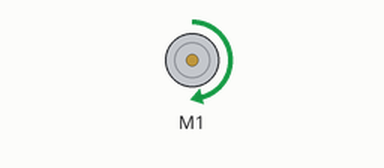
Recording of a sketch running on a simulated Arduino Uno, built with avr-gcc and run on an emulated ATmega328P. Parts: DC motor (green arrow = forward, orange = backward, longer = faster).

Above: at 0.05 s.
At 0.15 s:
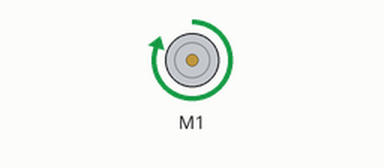
At 0.25 s:
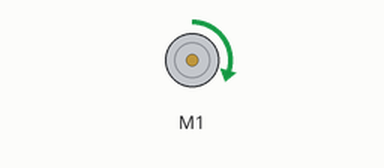
At 0.5 s:
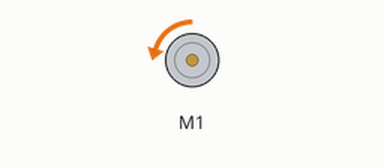
Timing chart, 0 to 3.0 s (numbered marks = the images above):
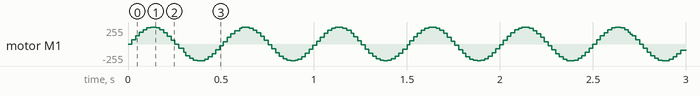

The sketch:

Lab4_MotorSinusoid.ino
```cpp
#include "DualVNH5019MotorShield.h"

DualVNH5019MotorShield md;

int f = 2;                        //frequency in Hz

//time variables
unsigned long t_ms = 0;
double t = 0;                 // current time
double t_old_mot = 0;         // previous motor sample time
double T_motor=0.01;         // motor control sample time.  Assures that the motor command has time to update between command updates.


// === SETUP LOOP === //
void setup() {
  md.init();                  // initialize motor controller
  Serial.begin(9600);         // initialize serial monitor
}

// === MAIN LOOP === //
void loop() {
  t_ms = micros();
  t = t_ms / 1000000.0;       // current time

if (t>t_old_mot+T_motor) {
int M = 400 * sin(2.0 * PI * f * t); // Sinusoid motor Voltage command
  md.setM1Speed(M);              // command voltage to motor
//  Serial.println(t,5);           // uncomment to check update rate
  t_old_mot=t;
}
}
```
